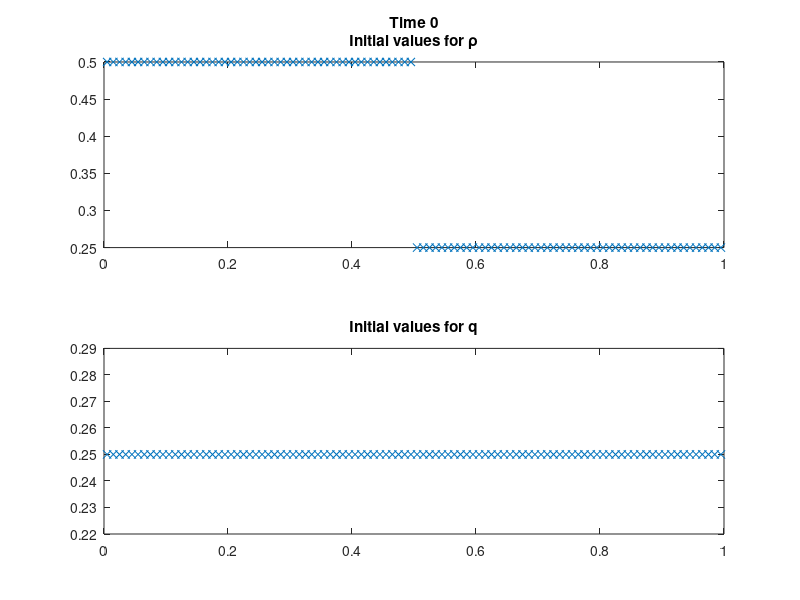

The MATLAB script that drew this image: (Note: this script raises an error after producing the figure.)
H = 1;
%number of cells
N = 100;
a = 0;
b = 1;
dx = (b-a)/N;
t = 0;

x = (a+dx/2:dx:b-dx/2);

u0 = 1/4*ones(2,N);
u0(1,1:50) = 2*u0(1,1:50);



figure
plot_p = subplot(2,1,1);
plot(plot_p,x,u0(1,:),'x')
title(plot_p,{['Time ',num2str(t)];'Initial values for \rho'})
plot_q = subplot(2,1,2);
plot(plot_q,x,u0(2,:),'x');
title(plot_q,'Initial values for q')
axis([plot_p,plot_q],[a b 0 1.1])
pause

dt = get_dt(H,u0,dx);
u = godunovStep(u0,dt,dx,H);
for i = 1:2*N
    
    t = t+dt;
    plot_p = subplot(2,1,1);
    plot(plot_p,x,u(1,:),'x');
    title(['t = ',num2str(t)]);
    title(plot_p,{['Time ',num2str(t)];'Values for \rho'})
    plot_q = subplot(2,1,2);
    plot(plot_q,x,u(2,:),'x');
    title(plot_q,'Values for q')
    
    pause(dt);
    
    dt = get_dt(H,u,dx);
    u = godunovStep(u,dt,dx,H);
    
end
    
